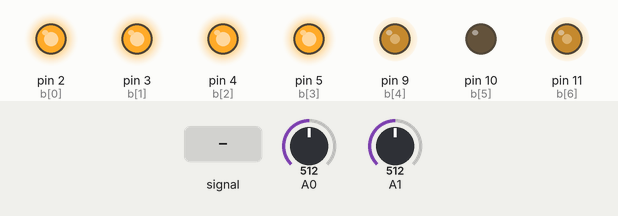
Recording of a sketch running on a simulated Arduino Uno, built with avr-gcc and run on an emulated ATmega328P. Parts: output pins drawn as LEDs (lit = HIGH). The inputs (shaded band) are chosen by the test bench; at power-on: A0 = 512, A1 = 512.

Above: at 1.2 s.
1.3 s: A0 fed a 200 Hz sine of ±81 counts around its level
Timing chart, 0 to 3.1 s (numbered marks = the images above; inputs shaded):
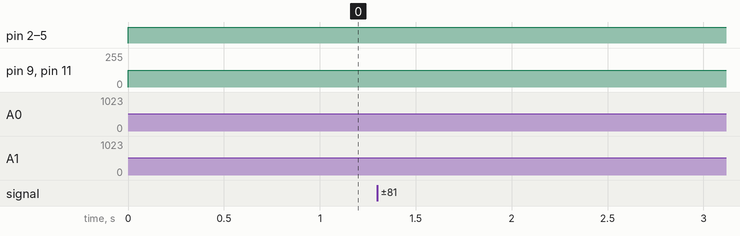

The sketch:

exercise3.ino
```cpp
/*
* Name & Email: Valerie Wong
* Discussion Section: 021
* Assignment: Lab 4 Exercise 3
* Exercise Description: You will design a system that samples inputs from the potentiometer and photoresistor every 100 ms.
*                       After each sample, the system will display the photoresistor reading on the 4 LEDs and the potentiometer on the RGB LED
*
*                       Photoresistor:
*                       * When the photoresistor is covered, none of the LEDs will be lit up
*                       * When you shine light on the photoresistor (e.g., daylight, a light in the room), more LEDs will light up
*                       * When you shine a very strong light on the photoresistor (e.g., the flashlight on a phone), all of the LEDs will light up to indicate maximum brightness.
*
*                       Potentiometer:
*                       * When the potentiometer is turned all the way down, the RGB LED will be turned off
*                       * As you turn the potentiometer up, the RGB LED will change color, from red, to purple, to white

* I acknowledge all content contained herein, excluding template
  or example code, is my own original work.

* Demo Link: https://youtu.be/yznJKb_Kn6w
*/

// The following global variables are used to implement SynchSM
// functionality using the Arduino API. In contrast the zyBook,
// the Arduino API does not provide the programmer with direct
// access to Timer Interrupt functions.
const unsigned long period = 50;
unsigned long lastRan = 0;
unsigned int val_photoresistor;
unsigned int val_potentiometer;
unsigned int cpy_potentiometer;

const int b_size = 7;
const int b[b_size] = {2, 3, 4, 5, 9, 10, 11};
unsigned char cnt;

void setup(){

  // Default Arduino Function

    // Initialize LEDs
    for(int i = 0; i < b_size; i++)
    {
        pinMode(b[i], OUTPUT);
    }
    Serial.begin(9600);
    lastRan = 0;
}

enum States{INIT, SAMPLE, UPDATE_DISPLAY} state = INIT;

void lightLEDs(int val) {
  for (int i = 3; i >= val; --i) {
    digitalWrite(b[i], HIGH);
  }
}

// Turn off LEDs based on potentiometer reading
void turnOFF(int val) {
  for (int i = 0; i < val; ++i) {
    digitalWrite(b[i], LOW);
  }
}

void rgb_on(int val, int cpy) {
  if (val == 0) {
    rgb_off();
  }

  if (val > 0 && val <= 254) {
    analogWrite(b[4], cpy);
    analogWrite(b[5], 0);
    analogWrite(b[6], 0);
  }
  else if (val >= 255 && val <= 509) {
    analogWrite(b[4], (cpy-255));
    analogWrite(b[5], 0);
    analogWrite(b[6], (cpy-255));
  }
  else {
    analogWrite(b[4], (cpy - (255*2)));
    analogWrite(b[5], (cpy - (255*2)));
    analogWrite(b[6], (cpy - (255*2)));
  }
}

void rgb_off() {
  analogWrite(b[5], 0);
  analogWrite(b[6], 0);
  analogWrite(b[7], 0);
}

void readPotentiometer() {
  val_potentiometer = analogRead(A0);

  /*
  RANGES
  0-254
  255-509
  510-764
  */

  val_potentiometer = map(val_potentiometer, 0, 1023, 0, 764);
  cpy_potentiometer = val_potentiometer;
}

void readPhotoresistor() {
  // Photoresistor range: 1 - 310
  val_photoresistor = analogRead(A1);

  val_photoresistor = map(val_photoresistor, 1, 310, 4, 0);
}

// The Tick() function is similar in principle to zyBooks
// If you find it confusing, draw the corresponding SynchSM
// diagram.
void Tick(){


    // State Transitions
    switch(state){
      case INIT:
        state = SAMPLE;
        cnt = 0;
        break;

      case SAMPLE:
        state = UPDATE_DISPLAY;
        cnt = 0;
        break;

      case UPDATE_DISPLAY:
        if (cnt >= 2) {
          state = SAMPLE;
        }

        break;

      default: // should never get here
        break;
    }

    // State Actions
    switch(state){
      case INIT:
        break;

      case SAMPLE:
        readPhotoresistor();
        readPotentiometer();
        break;

      case UPDATE_DISPLAY:
        lightLEDs(val_photoresistor);
        turnOFF(val_photoresistor);
        rgb_on(val_potentiometer, cpy_potentiometer);

        ++cnt;
        break;

     default: // should never get here
        break;
    }
}

void loop(){

   // Default Arduino function

  // We track time explicitly in the loop() function,
  // which is different that the Timer Interrupt
  // mechanism introduced in the zyBook
  Tick();
}
```
